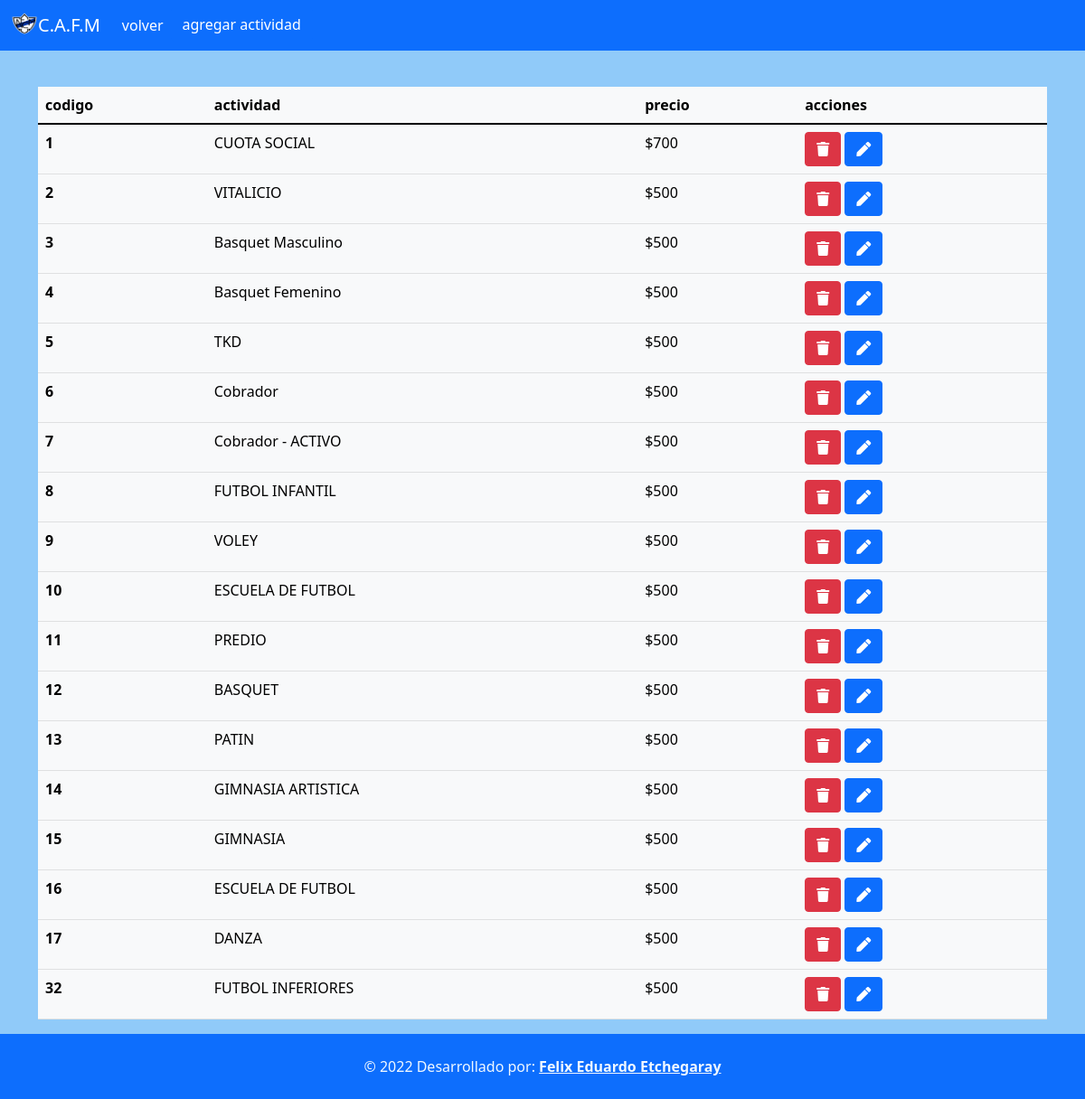
/pages/actividades.php, run on the app's committed database.
### tables this page shows
CREATE TABLE `activities` (
  `id` int(11) NOT NULL,
  `activitie` varchar(100) NOT NULL,
  `price` varchar(50) DEFAULT NULL
);

### pages/actividades.php (the view, shortened to what this page needs)
<!DOCTYPE html>
<html lang="en">
<head>
<link rel="stylesheet" href="../plugins/fontawesome-free/css/all.min.css">
    <link href="https://cdn.jsdelivr.net/npm/bootstrap@5.1.3/dist/css/bootstrap.min.css" rel="stylesheet">
</head>
<body style="background-color:#90caf9">
<nav class="navbar navbar-expand-lg navbar-dark fixed-top bg-primary">
  <div class="container-fluid">
  <a class="navbar-brand" href="#">
    <img src="../img/midland.png" alt="" width="30" height="24" class="d-inline-block align-text-top">C.A.F.M</a>
    <div class="collapse navbar-collapse" id="navbarNav">
      <ul class="navbar-nav">
        <li class="nav-item">
          <a class="nav-link active" aria-current="page" href="../index.php">volver</a>
        </li>
        <li class="nav-item">
        <button type="button" class="btn btn-primary" data-bs-toggle="modal" data-bs-target="#staticBackdrop">
            agregar actividad
        </button>
        </li>
      </ul>
    </div>
  </div>
</nav>
      <br><br>
      <br><br>
<div class="container">
<table class="table table-light">
  <thead>
    <tr>
      <th scope="col">codigo</th>
      <th scope="col">actividad</th>
      <th scope="col">precio</th>
      <th scope="col">acciones</th>
    </tr>
  </thead>
  <tbody>
      <?php
        include("../config/conexion.php");
        $query="select * from activities";
        $res=mysqli_query($link,$query);
        while($row=mysqli_fetch_array($res)){
            echo '<tr>
            <th>'.$row[0].'</th>
            <td>'.$row[1].'</td>
            <td>$'.$row[2].'</td>
            <td>
            <button type="button" class="btn btn-danger" data-bs-toggle="modal" data-bs-target="#staticBackdrop-'.$row[0].'">
            <i class="fas fa-trash"></i>
            </button>
            <button type="button" class="btn btn-primary" data-bs-toggle="modal" data-bs-target="#staticBackdrop2-'.$row[0].'">
            <i class="fa fa-pen"></i>
            </button>
            </td>
            <div class="modal fade" id="staticBackdrop-'.$row[0].'" data-bs-backdrop="static" data-bs-keyboard="false" tabindex="-1" aria-labelledby="staticBackdropLabel" aria-hidden="true">
                    ¿Deseas eliminar la actividad <strong>'.ucfirst($row[1]).'</strong> ?
                    <input type="hidden" name="uid" value='.$row[0].'>
            </div>
            <div class="modal fade" id="staticBackdrop2-'.$row[0].'" data-bs-backdrop="static" data-bs-keyboard="false" tabindex="-1" aria-labelledby="staticBackdropLabel" aria-hidden="true">
                  <input type="hidden" name="aid" id="aid"  value='.$row[0].'>
                  <input type="text" name="activitie" required id="activitie" value='.$row[1].' placeholder="Nombre">
                  <input type="text" name="price" id="price" required value='.$row[2].' placeholder="precio">
          </div>
            </tr>';
        }
      ?>
  </tbody>
</table>
</div>
<footer class="text-center text-lg-start bg-primary text-muted ">
  <div class="text-center p-4" style="color:aliceblue">
    © 2022 Desarrollado por:
    <a class="text-reset fw-bold" href="#">Felix Eduardo Etchegaray</a>
  </div>
</footer>
</body>
</html>

### data on the page
activities: id "1", activitie "CUOTA SOCIAL", price "700"
activities: id "2", activitie "VITALICIO", price "500"
activities: id "3", activitie "Basquet Masculino", price "500"
activities: id "4", activitie "Basquet Femenino", price "500"
activities: id "5", activitie "TKD", price "500"
activities: id "6", activitie "Cobrador", price "500"
activities: id "7", activitie "Cobrador - ACTIVO", price "500"
activities: id "8", activitie "FUTBOL INFANTIL", price "500"
activities: id "9", activitie "VOLEY", price "500"
activities: id "10", activitie "ESCUELA DE FUTBOL", price "500"
activities: id "11", activitie "PREDIO", price "500"
activities: id "12", activitie "BASQUET", price "500"
activities: id "13", activitie "PATIN", price "500"
activities: id "14", activitie "GIMNASIA ARTISTICA", price "500"
activities: id "15", activitie "GIMNASIA", price "500"
activities: id "16", activitie "ESCUELA DE FUTBOL", price "500"
activities: id "17", activitie "DANZA", price "500"
activities: id "32", activitie "FUTBOL INFERIORES", price "500"
